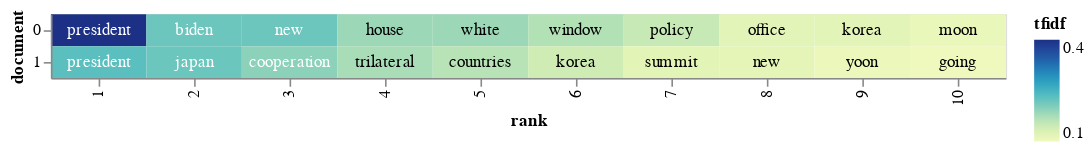

The cell this chart's notebook holds for it:
### Code cell
import altair as alt
import numpy as np

# Terms in this list will get a red dot in the visualization
term_list = ['war', 'peace']

# adding a little randomness to break ties in term ranking
top_tfidf_plusRand = top_tfidf.copy()
top_tfidf_plusRand['tfidf'] = top_tfidf_plusRand['tfidf'] + np.random.rand(top_tfidf.shape[0])*0.0001

# base for all visualizations, with rank calculation
base = alt.Chart(top_tfidf_plusRand).encode(
    x = 'rank:O',
    y = 'document:N'
).transform_window(
    rank = "rank()",
    sort = [alt.SortField("tfidf", order="descending")],
    groupby = ["document"],
)

# heatmap specification
heatmap = base.mark_rect().encode(
    color = 'tfidf:Q'
)

# red circle over terms in above list
circle = base.mark_circle(size=100).encode(
    color = alt.condition(
        alt.FieldOneOfPredicate(field='term', oneOf=term_list),
        alt.value('red'),
        alt.value('#FFFFFF00')
    )
)

# text labels, white for darker heatmap colors
text = base.mark_text(baseline='middle').encode(
    text = 'term:N',
    color = alt.condition(alt.datum.tfidf >= 0.23, alt.value('white'), alt.value('black'))
)

# display the three superimposed visualizations
(heatmap + circle + text).properties(width = 600)

### Figure 1 — Vega-Lite specification as saved in the notebook (floating-point values rounded to 4 significant figures)
{"config": {"view": {"continuousWidth": 400, "continuousHeight": 300}}, "layer": [{"mark": "rect", "encoding": {"color": {"field": "tfidf", "type": "quantitative"}, "x": {"field": "rank", "type": "ordinal"}, "y": {"field": "document", "type": "nominal"}}, "transform": [{"window": [{"op": "rank", "field": "", "as": "rank"}], "groupby": ["document"], "sort": [{"field": "tfidf", "order": "descending"}]}]}, {"mark": {"type": "circle", "size": 100}, "encoding": {"color": {"condition": {"value": "red", "test": {"field": "term", "oneOf": ["war", "peace"]}}, "value": "#FFFFFF00"}, "x": {"field": "rank", "type": "ordinal"}, "y": {"field": "document", "type": "nominal"}}, "transform": [{"window": [{"op": "rank", "field": "", "as": "rank"}], "groupby": ["document"], "sort": [{"field": "tfidf", "order": "descending"}]}]}, {"mark": {"type": "text", "baseline": "middle"}, "encoding": {"color": {"condition": {"value": "white", "test": "(datum.tfidf >= 0.23)"}, "value": "black"}, "text": {"field": "term", "type": "nominal"}, "x": {"field": "rank", "type": "ordinal"}, "y": {"field": "document", "type": "nominal"}}, "transform": [{"window": [{"op": "rank", "field": "", "as": "rank"}], "groupby": ["document"], "sort": [{"field": "tfidf", "order": "descending"}]}]}], "data": {"name": "data-5e15a38c459929f4673806e042653e0b"}, "width": 600, "$schema": "https://vega.github.io/schema/vega-lite/v4.17.0.json", "datasets": {"data-5e15a38c459929f4673806e042653e0b": [{"document": 0, "term": "president", "tfidf": 0.4393}, {"document": 0, "term": "biden", "tfidf": 0.2535}, {"document": 0, "term": "new", "tfidf": 0.2535}, {"document": 0, "term": "house", "tfidf": 0.2197}, {"document": 0, "term": "white", "tfidf": 0.2197}, {"document": 0, "term": "window", "tfidf": 0.2028}, {"document": 0, "term": "policy", "tfidf": 0.1859}, {"document": 0, "term": "korea", "tfidf": 0.1521}, {"document": 0, "term": "office", "tfidf": 0.1521}, {"document": 0, "term": "moon", "tfidf": 0.1425}, {"document": 1, "term": "president", "tfidf": 0.2672}, {"document": 1, "term": "japan", "tfidf": 0.2547}, {"document": 1, "term": "cooperation", "tfidf": 0.231}, {"document": 1, "term": "trilateral", "tfidf": 0.2101}, {"document": 1, "term": "countries", "tfidf": 0.1993}, {"document": 1, "term": "korea", "tfidf": 0.1766}, {"document": 1, "term": "summit", "tfidf": 0.1528}, {"document": 1, "term": "new", "tfidf": 0.1495}, {"document": 1, "term": "yoon", "tfidf": 0.1401}, {"document": 1, "term": "going", "tfidf": 0.1337}]}}
